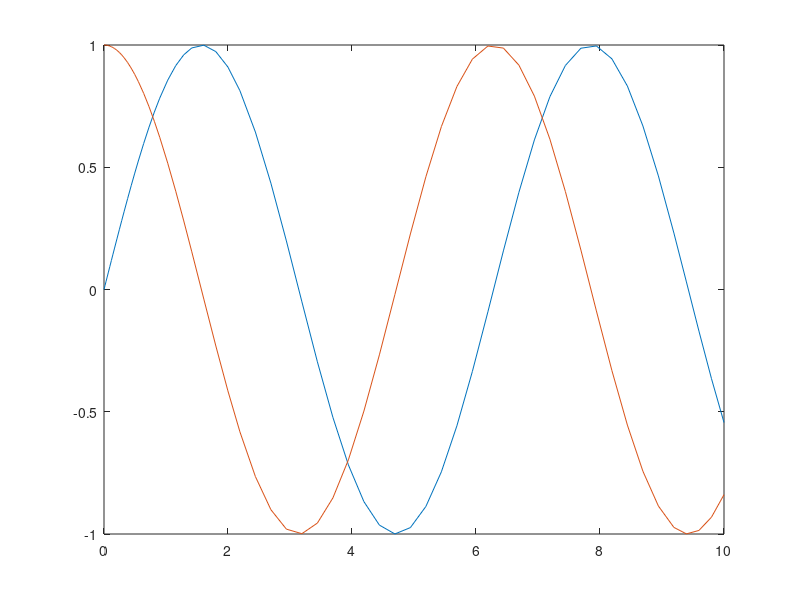

Here is the MATLAB script that generated this plot:
q0 = [0 1];
x_des = @(t) sin(t);
v_des = @(t) cos(t);
u_des = @(t) -sin(t);

tspan = [0 10]

[t,x] = ode45(@(t,x) [0 1;0 0]*x + [0; 1]*u_des(t),tspan,q0);

plot(t,x)


